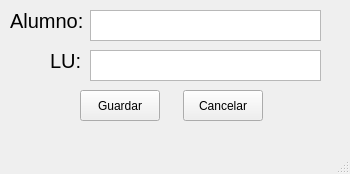
<?xml version="1.0" encoding="UTF-8"?>
<ui version="4.0">
 <class>MainWindow</class>
 <widget class="QMainWindow" name="MainWindow">
  <property name="windowModality">
   <enum>Qt::ApplicationModal</enum>
  </property>
  <property name="geometry">
   <rect>
    <x>0</x>
    <y>0</y>
    <width>350</width>
    <height>174</height>
   </rect>
  </property>
  <property name="windowTitle">
   <string>MainWindow</string>
  </property>
  <widget class="QWidget" name="centralwidget">
   <widget class="QLabel" name="label">
    <property name="geometry">
     <rect>
      <x>10</x>
      <y>10</y>
      <width>76</width>
      <height>22</height>
     </rect>
    </property>
    <property name="font">
     <font>
      <pointsize>15</pointsize>
     </font>
    </property>
    <property name="text">
     <string>Alumno:</string>
    </property>
   </widget>
   <widget class="QLabel" name="label_2">
    <property name="geometry">
     <rect>
      <x>50</x>
      <y>50</y>
      <width>76</width>
      <height>22</height>
     </rect>
    </property>
    <property name="font">
     <font>
      <pointsize>15</pointsize>
     </font>
    </property>
    <property name="text">
     <string>LU:</string>
    </property>
   </widget>
   <widget class="QPlainTextEdit" name="alumno_edit">
    <property name="geometry">
     <rect>
      <x>90</x>
      <y>10</y>
      <width>231</width>
      <height>31</height>
     </rect>
    </property>
    <property name="acceptDrops">
     <bool>true</bool>
    </property>
    <property name="plainText">
     <string/>
    </property>
   </widget>
   <widget class="QPlainTextEdit" name="lu_edit">
    <property name="geometry">
     <rect>
      <x>90</x>
      <y>50</y>
      <width>231</width>
      <height>31</height>
     </rect>
    </property>
    <property name="cursor" stdset="0">
     <cursorShape>WaitCursor</cursorShape>
    </property>
    <property name="mouseTracking">
     <bool>true</bool>
    </property>
    <property name="inputMethodHints">
     <set>Qt::ImhPreferNumbers</set>
    </property>
    <property name="plainText">
     <string/>
    </property>
   </widget>
   <widget class="QPushButton" name="btnGuardar">
    <property name="geometry">
     <rect>
      <x>80</x>
      <y>90</y>
      <width>80</width>
      <height>31</height>
     </rect>
    </property>
    <property name="text">
     <string>Guardar</string>
    </property>
   </widget>
   <widget class="QPushButton" name="btnCerrar">
    <property name="geometry">
     <rect>
      <x>183</x>
      <y>90</y>
      <width>80</width>
      <height>31</height>
     </rect>
    </property>
    <property name="text">
     <string>Cancelar</string>
    </property>
   </widget>
  </widget>
  <widget class="QMenuBar" name="menubar">
   <property name="geometry">
    <rect>
     <x>0</x>
     <y>0</y>
     <width>350</width>
     <height>33</height>
    </rect>
   </property>
  </widget>
  <widget class="QStatusBar" name="statusbar"/>
 </widget>
 <resources/>
 <connections/>
</ui>
